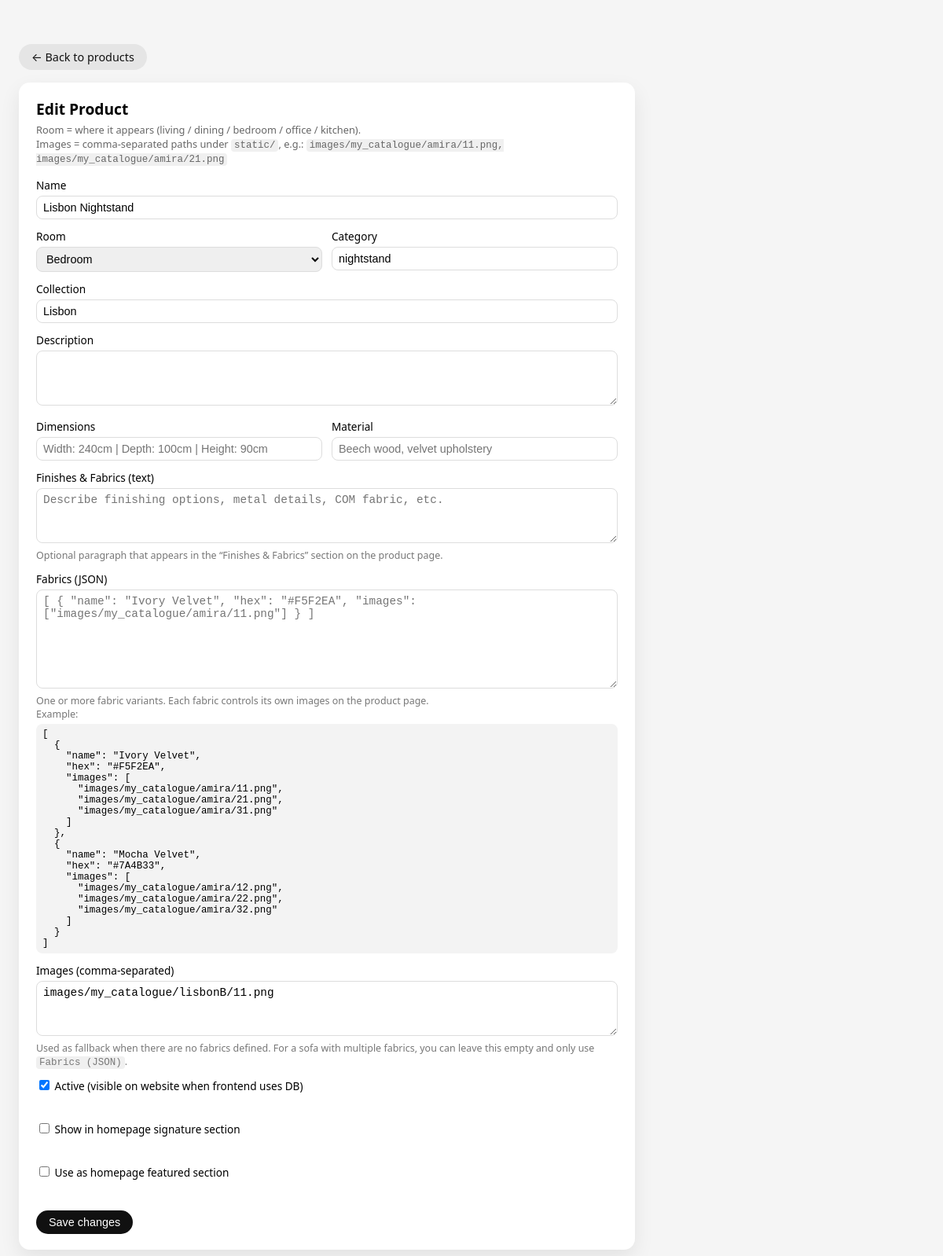
The app's page /admin/products/22/edit (signed in) with its own data.
### app.py (models this page shows)
class Product(db.Model):
    __tablename__ = "products"
    id = db.Column(db.Integer, primary_key=True)
    room = db.Column(db.String(20), nullable=False)      # living, dining, bedroom, kitchen, office, artwork
    category = db.Column(db.String(50), nullable=False)  # sofa, armchair, bed, etc.
    name = db.Column(db.String(150), nullable=False)
    collection = db.Column(db.String(100))
    description = db.Column(db.Text)
    dimensions = db.Column(db.String(150))
    material = db.Column(db.String(150))
    finishes = db.Column(db.Text)          # text paragraph about finishes/fabrics
    fabrics_json = db.Column(db.Text)      # JSON with fabric variants
    images_raw = db.Column(db.Text)        # comma-separated fallback images
    is_active = db.Column(db.Boolean, default=True)
    is_signature = db.Column(db.Boolean, default=False)  # for homepage “Signature”
    is_featured = db.Column(db.Boolean, default=False)
    created_at = db.Column(db.DateTime, default=datetime.utcnow)
    @property
    def images(self):
        """Fallback images if we don't use fabrics_json."""
        if not self.images_raw:
            return []
        return [s.strip() for s in self.images_raw.split(",") if s.strip()]
    @property
    def fabrics(self):
        """
        Fabric variants from JSON, like:
        [
          {"name": "...", "hex": "#xxxxxx", "images": ["path1", "path2"]},
          ...
        ]
        """
        if not self.fabrics_json:
            return []
        try:
            data = json.loads(self.fabrics_json)
            return data if isinstance(data, list) else []
        except Exception:
            return []

### app.py (the view, shortened to what this page needs)
@app.route("/admin/products/<int:product_id>/edit", methods=["GET", "POST"])
@admin_required
def admin_products_edit(product_id):
    p = Product.query.get_or_404(product_id)
    return render_template("admin_products_form.html", product=p)

### app.py (called while the page is built)
def admin_required(f):
    @wraps(f)
    def wrapper(*args, **kwargs):
        if session.get("is_admin"):
            return f(*args, **kwargs)
        next_url = request.path
        return redirect(url_for("admin_login", next=next_url))
    return wrapper

@app.context_processor
def inject_year():
    return {'current_year': datetime.now().year}

### templates/admin_products_form.html (shortened to what this page needs)
<!DOCTYPE html>
<html lang="en">
<head>
</head>
<body>
  <p>
    <a href="{{ url_for('admin_products') }}" class="btn btn-light">&larr; Back to products</a>
  </p>
  <div class="card">
    <h1>{{ 'Edit Product' if product else 'Add Product' }}</h1>
    <div class="subtitle">
      Room = where it appears (living / dining / bedroom / office / kitchen).<br>
      Images = comma-separated paths under <code>static/</code>, e.g.:
      <code>images/my_catalogue/amira/11.png, images/my_catalogue/amira/21.png</code>
    </div>
    <form method="post">
      <label>Name</label>
      <input type="text" name="name"
             value="{{ product.name if product else '' }}" required>
      <div class="row">
        <div>
          <label>Room</label>
          <select name="room" required>
            {% set current_room = product.room if product else '' %}
            <option value="bedroom"  {% if current_room == 'bedroom' %}selected{% endif %}>Bedroom</option>
          </select>
        </div>
        <div>
          <label>Category</label>
          <input type="text" name="category"
                 placeholder="sofa, armchair, coffeetable..."
                 value="{{ product.category if product else '' }}" required>
        </div>
      </div>
      <label>Collection</label>
      <input type="text" name="collection"
             value="{{ product.collection if product else '' }}">
      <label>Description</label>
      <textarea name="description">{{ product.description if product else '' }}</textarea>
      <div class="row">
        <div>
          <label>Dimensions</label>
          <input type="text" name="dimensions"
                 placeholder="Width: 240cm | Depth: 100cm | Height: 90cm"
                 value="{{ product.dimensions if product else '' }}">
        </div>
        <div>
          <label>Material</label>
          <input type="text" name="material"
                 placeholder="Beech wood, velvet upholstery"
                 value="{{ product.material if product else '' }}">
        </div>
      </div>
      <label>Finishes &amp; Fabrics (text)</label>
      <textarea name="finishes"
                placeholder="Describe finishing options, metal details, COM fabric, etc.">
{{ product.finishes if product else '' }}</textarea>
      <div class="hint">
        Optional paragraph that appears in the &ldquo;Finishes &amp; Fabrics&rdquo; section on the product page.
      </div>
      <label>Fabrics (JSON)</label>
      <textarea name="fabrics_json"
                rows="7"
                placeholder='[ { "name": "Ivory Velvet", "hex": "#F5F2EA", "images": ["images/my_catalogue/amira/11.png"] } ]'>{{ product.fabrics_json if product else '' }}</textarea>
      <div class="hint">
        One or more fabric variants. Each fabric controls its own images on the product page.<br>
        Example:
      </div>
      <pre>[
  {
    "name": "Ivory Velvet",
    "hex": "#F5F2EA",
    "images": [
      "images/my_catalogue/amira/11.png",
      "images/my_catalogue/amira/21.png",
      "images/my_catalogue/amira/31.png"
    ]
  },
  {
    "name": "Mocha Velvet",
    "hex": "#7A4B33",
    "images": [
      "images/my_catalogue/amira/12.png",
      "images/my_catalogue/amira/22.png",
      "images/my_catalogue/amira/32.png"
    ]
  }
]</pre>
      <label>Images (comma-separated)</label>
      <textarea name="images_raw"
                placeholder="images/my_catalogue/amira/11.png, images/my_catalogue/amira/21.png">{{ product.images_raw if product else '' }}</textarea>
      <div class="hint">
        Used as fallback when there are no fabrics defined. For a sofa with multiple fabrics,
        you can leave this empty and only use <code>Fabrics (JSON)</code>.
      </div>
      <div class="checkbox-group">
        <label>
          <input type="checkbox" name="is_active"
                 {% if not product or product.is_active %}checked{% endif %}>
          Active (visible on website when frontend uses DB)
        </label>
        <br>
        <label>
          <input type="checkbox" name="is_signature"
                 {% if product and product.is_signature %}checked{% endif %}>
          Show in homepage signature section
        </label>
        <br>
        <label>
          <input type="checkbox" name="is_featured"
              {% if product and product.is_featured %}checked{% endif %}>
          Use as homepage featured section
      </label>
      <br>
      </div>
      <button type="submit" class="btn btn-dark">
        {{ 'Save changes' if product else 'Create product' }}
      </button>
    </form>
  </div>
</body>
</html>

### templates/admin_products_form.html (style rules this page uses)
body { font-family: system-ui, -apple-system, BlinkMacSystemFont, "Segoe UI", sans-serif; background: #f5f5f5; margin: 0; padding: 24px; }
.card { background: #fff; border-radius: 14px; padding: 20px 22px; max-width: 740px; box-shadow: 0 10px 26px rgba(0,0,0,0.08); }
h1 { font-size: 1.2rem; margin-top: 0; margin-bottom: 4px; }
.subtitle { font-size: 0.8rem; color: #666; margin-bottom: 16px; }
label { display: block; font-size: 0.85rem; margin-bottom: 4px; margin-top: 12px; }
input[type="text"], textarea, select { width: 100%; padding: 6px 8px; border-radius: 8px; border: 1px solid #ddd; font-size: 0.9rem; box-sizing: border-box; }
textarea { resize: vertical; min-height: 70px; }
.row { display: flex; gap: 12px; }
.row > div { flex: 1; }
.checkbox-group { margin-top: 12px; font-size: 0.85rem; }
.btn { display: inline-block; padding: 7px 16px; border-radius: 999px; border: none; cursor: pointer; font-size: 0.9rem; margin-top: 16px; text-decoration: none; }
.btn-dark { background: #111; color: #fff; }
.btn-light { background: #e5e5e5; color: #111; }
.hint { font-size: 0.78rem; color: #777; margin-top: 2px; }
code { font-family: "JetBrains Mono", ui-monospace, SFMono-Regular, Menlo, Monaco, Consolas, "Liberation Mono", "Courier New", monospace; font-size: 0.78rem; background: #f0f0f0; padding: 1px 4px; border-radius: 4px; }
pre { font-family: "JetBrains Mono", ui-monospace, SFMono-Regular, Menlo, Monaco, Consolas, "Liberation Mono", "Courier New", monospace; font-size: 0.78rem; background: #f3f3f3; padding: 6px 8px; border-radius: 8px; overflow-x: auto; margin-top: 4px; }

### records on screen
Product: name "Lisbon Nightstand", room "Bedroom", category "nightstand", collection "Lisbon", images_raw "images/my_catalogue/lisbonB/11.png", is_active "☑"

### other values on screen
{{ 'Edit Product' if product else 'Add Product' }} "Edit Product"
{{ 'Save changes' if product else 'Create product' }} "Save changes"
